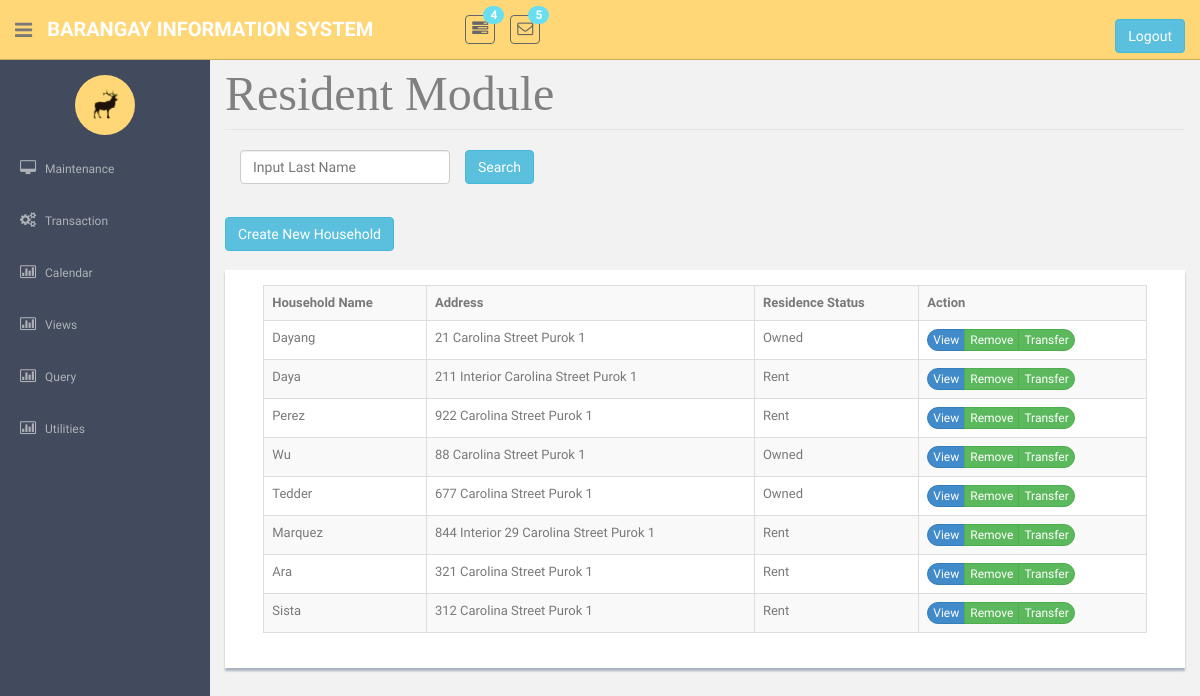
The app's page /Hholdview.php, older data.
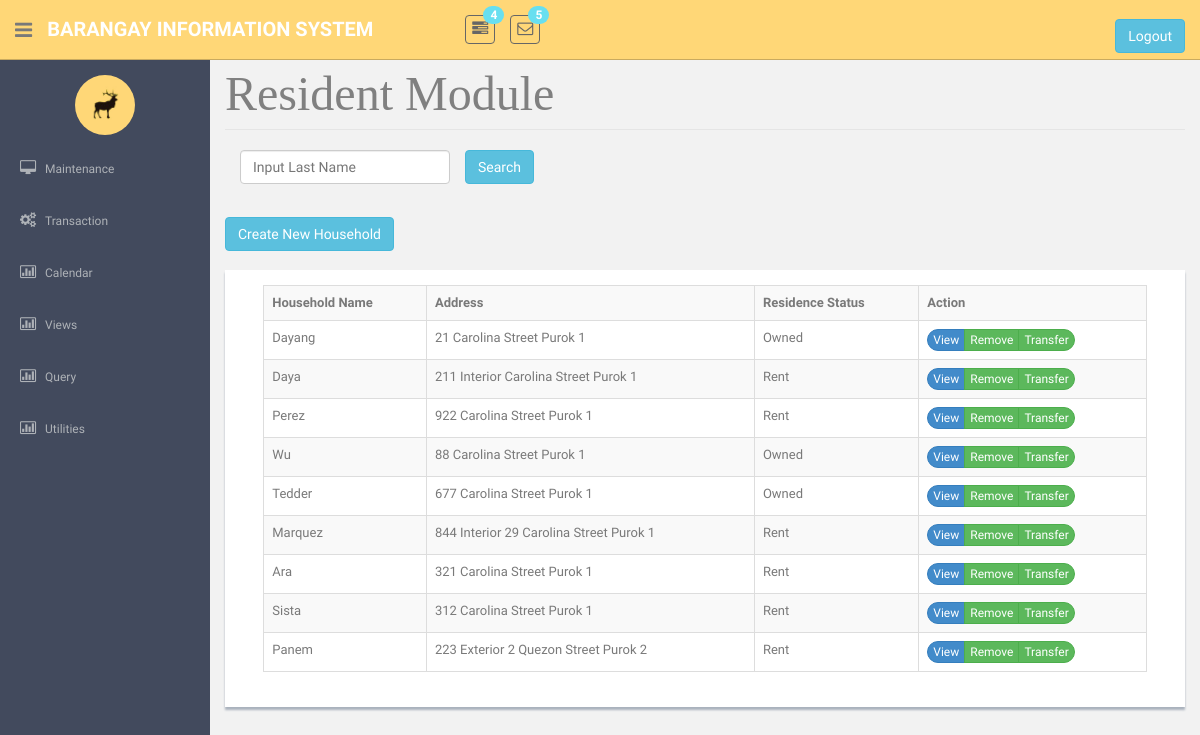
The same page, newer data.
### tables this page shows
CREATE TABLE `tblhousehold` (
  `intHouseholdNo` int(11) NOT NULL,
  `strBuildingNo` varchar(100) DEFAULT NULL,
  `intForeignStreetId` int(25) NOT NULL,
  `strHouseholdLname` varchar(100) NOT NULL,
  `strResidence` varchar(10) NOT NULL,
  `strOldAddress` varchar(100) NOT NULL,
  `strStatus` varchar(20) NOT NULL
);

### Hholdview.php (the view, shortened to what this page needs)
<!DOCTYPE html>
          <?php require('header.php');?>
    <?php require('sidebar.php');?>
      <section id="main-content">
          <section class="wrapper site-min-height">
<legend ><font face = "cambria" size = 8 color = "grey"> Resident Module </font></legend>
<div class="input-append"><div class="form-group">
           <div class="col-sm-3">
        <input class="form-control input-group-lg reg_name" name="search" id="search" placeholder = "Input Last Name"/></div><button class="btn btn-info" onclick = "Search();" name = "s1">Search</button>
</div></div><br>
					<div class="btn-group" role="group">
					<button  class="btn btn-info" onclick = "window.location.href='AddHhold.php'">Create New Household</button>
					</div>
					<br>
<br>
	<form method = POST><center>
	<div class = "showback" id = "tableHousehold">
<table  class="table table-striped table-bordered table-hover"  border = '2' style = 'width:95%'>
<tr>
<th>Household Name</th>
<th>Address</th>
<th>Residence Status</th>
<th>Action</th>
</tr>
<?php
					require('connection.php');
				$sql = "SELECT strHouseholdLname, concat(strBuildingNo,' ',strStreetName,' ',strPurok) as 'Address',strResidence , intHouseholdNo FROM `tblhousehold` inner join `tblstreet` on intStreetId = intForeignStreetId where !(strStatus = 'Disabled') ";
				$query = mysqli_query($con, $sql);
				if(mysqli_num_rows($query) > 0){
					while($row = mysqli_fetch_object($query)){?>
					<tr> <td><?php echo $row->strHouseholdLname?></td>
					<td><?php echo $row->Address?></td>
				<td><?php echo $row->strResidence?></td>
					<td><div class="btn-group " role="group" aria-label="..." >
					<div class="btn-group" role="group">
					<button class="btn btn-primary btn-round btn-xs" type = submit value = <?php echo $row->intHouseholdNo?> name = 'Edit' >View</button>
					</div>
					<div class="btn-group" role="group">
					 <button  class="btn btn-success btn-xs" type = button value = <?php echo $row->intHouseholdNo?> onclick = "Del(this.value)" data-toggle="modal" data-target="#RemoveModal"  name = 'Move' >Remove</button>
					</div>
					<div class="btn-group" role="group">
					 <button class="btn btn-success btn-round btn-xs" type = submit value = <?php echo $row->intHouseholdNo?> name = 'transfer' >Transfer</button></td>
					</div>
					</tr>
				<?php }}
				?>
</form>
		</section><! --/wrapper -->
      </section>
  </section>
  </body>
</html>

Row changes from the older to the newer data that the page shows:
added tblhousehold: strHouseholdLname "Panem", Address "223 Exterior 2 Quezon Street Purok 2", strResidence "Rent", $row->intHouseholdNo 11 (drawn)
